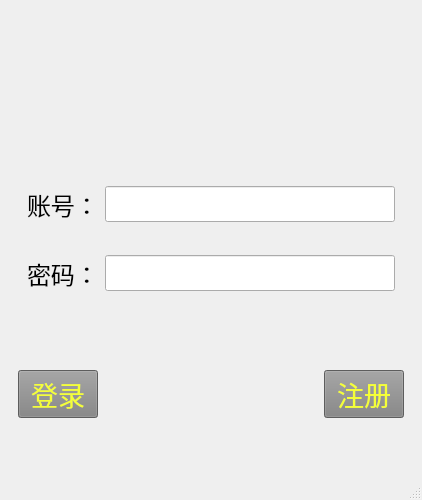
<?xml version="1.0" encoding="UTF-8"?>
<ui version="4.0">
 <class>MainWindow</class>
 <widget class="QMainWindow" name="MainWindow">
  <property name="enabled">
   <bool>true</bool>
  </property>
  <property name="geometry">
   <rect>
    <x>0</x>
    <y>0</y>
    <width>422</width>
    <height>500</height>
   </rect>
  </property>
  <property name="font">
   <font>
    <pointsize>1</pointsize>
    <weight>50</weight>
    <italic>false</italic>
    <bold>false</bold>
    <underline>false</underline>
    <strikeout>false</strikeout>
   </font>
  </property>
  <property name="cursor">
   <cursorShape>ArrowCursor</cursorShape>
  </property>
  <property name="mouseTracking">
   <bool>false</bool>
  </property>
  <property name="windowTitle">
   <string>MainWindow</string>
  </property>
  <widget class="QWidget" name="centralwidget">
   <layout class="QGridLayout" name="gridLayout">
    <item row="1" column="0">
     <widget class="QWidget" name="widget_4" native="true">
      <layout class="QVBoxLayout" name="verticalLayout">
       <item>
        <widget class="QWidget" name="widget" native="true">
         <layout class="QHBoxLayout" name="horizontalLayout">
          <item>
           <widget class="QLabel" name="label">
            <property name="font">
             <font>
              <pointsize>18</pointsize>
              <weight>50</weight>
              <italic>false</italic>
              <bold>false</bold>
              <underline>false</underline>
              <strikeout>false</strikeout>
             </font>
            </property>
            <property name="text">
             <string>账号：</string>
            </property>
           </widget>
          </item>
          <item>
           <widget class="QLineEdit" name="accountInfo">
            <property name="font">
             <font>
              <pointsize>18</pointsize>
              <weight>50</weight>
              <italic>false</italic>
              <bold>false</bold>
              <underline>false</underline>
              <strikeout>false</strikeout>
             </font>
            </property>
           </widget>
          </item>
         </layout>
        </widget>
       </item>
       <item>
        <widget class="QWidget" name="widget_2" native="true">
         <layout class="QHBoxLayout" name="horizontalLayout_2">
          <item>
           <widget class="QLabel" name="label_2">
            <property name="font">
             <font>
              <pointsize>18</pointsize>
              <weight>50</weight>
              <italic>false</italic>
              <bold>false</bold>
              <underline>false</underline>
              <strikeout>false</strikeout>
             </font>
            </property>
            <property name="text">
             <string>密码：</string>
            </property>
           </widget>
          </item>
          <item>
           <widget class="QLineEdit" name="passwdInfo">
            <property name="font">
             <font>
              <pointsize>18</pointsize>
              <weight>50</weight>
              <italic>false</italic>
              <bold>false</bold>
              <underline>false</underline>
              <strikeout>false</strikeout>
             </font>
            </property>
           </widget>
          </item>
         </layout>
        </widget>
       </item>
      </layout>
     </widget>
    </item>
    <item row="2" column="0">
     <widget class="QWidget" name="widget_3" native="true">
      <layout class="QHBoxLayout" name="horizontalLayout_3">
       <item>
        <widget class="QPushButton" name="loginBtn">
         <property name="font">
          <font>
           <pointsize>20</pointsize>
           <weight>50</weight>
           <italic>false</italic>
           <bold>false</bold>
           <underline>false</underline>
           <strikeout>false</strikeout>
          </font>
         </property>
         <property name="styleSheet">
          <string>background:rgb(130, 130, 130);
color:rgb(245, 255, 55)</string>
         </property>
         <property name="text">
          <string>登录</string>
         </property>
        </widget>
       </item>
       <item>
        <spacer name="horizontalSpacer">
         <property name="orientation">
          <enum>Qt::Horizontal</enum>
         </property>
         <property name="sizeHint" stdset="0">
          <size>
           <width>20</width>
           <height>20</height>
          </size>
         </property>
        </spacer>
       </item>
       <item>
        <widget class="QPushButton" name="regisBtn">
         <property name="enabled">
          <bool>true</bool>
         </property>
         <property name="font">
          <font>
           <pointsize>20</pointsize>
           <weight>50</weight>
           <italic>false</italic>
           <bold>false</bold>
           <underline>false</underline>
           <strikeout>false</strikeout>
          </font>
         </property>
         <property name="styleSheet">
          <string notr="true">background:rgb(130, 130, 130);
color:rgb(245, 255, 55)</string>
         </property>
         <property name="text">
          <string>注册</string>
         </property>
        </widget>
       </item>
      </layout>
     </widget>
    </item>
    <item row="0" column="0">
     <widget class="QWidget" name="widget_5" native="true">
      <layout class="QHBoxLayout" name="horizontalLayout_4">
       <item>
        <widget class="customLabel" name="headimg">
         <property name="minimumSize">
          <size>
           <width>110</width>
           <height>110</height>
          </size>
         </property>
         <property name="maximumSize">
          <size>
           <width>110</width>
           <height>110</height>
          </size>
         </property>
         <property name="font">
          <font>
           <pointsize>8</pointsize>
           <weight>50</weight>
           <italic>false</italic>
           <bold>false</bold>
           <underline>false</underline>
           <strikeout>false</strikeout>
          </font>
         </property>
         <property name="text">
          <string/>
         </property>
        </widget>
       </item>
      </layout>
     </widget>
    </item>
   </layout>
  </widget>
  <widget class="QMenuBar" name="menubar">
   <property name="geometry">
    <rect>
     <x>0</x>
     <y>0</y>
     <width>422</width>
     <height>26</height>
    </rect>
   </property>
  </widget>
  <widget class="QStatusBar" name="statusbar"/>
 </widget>
 <customwidgets>
  <customwidget>
   <class>customLabel</class>
   <extends>QLabel</extends>
   <header location="global">customlabel.h</header>
  </customwidget>
 </customwidgets>
 <resources/>
 <connections/>
</ui>
